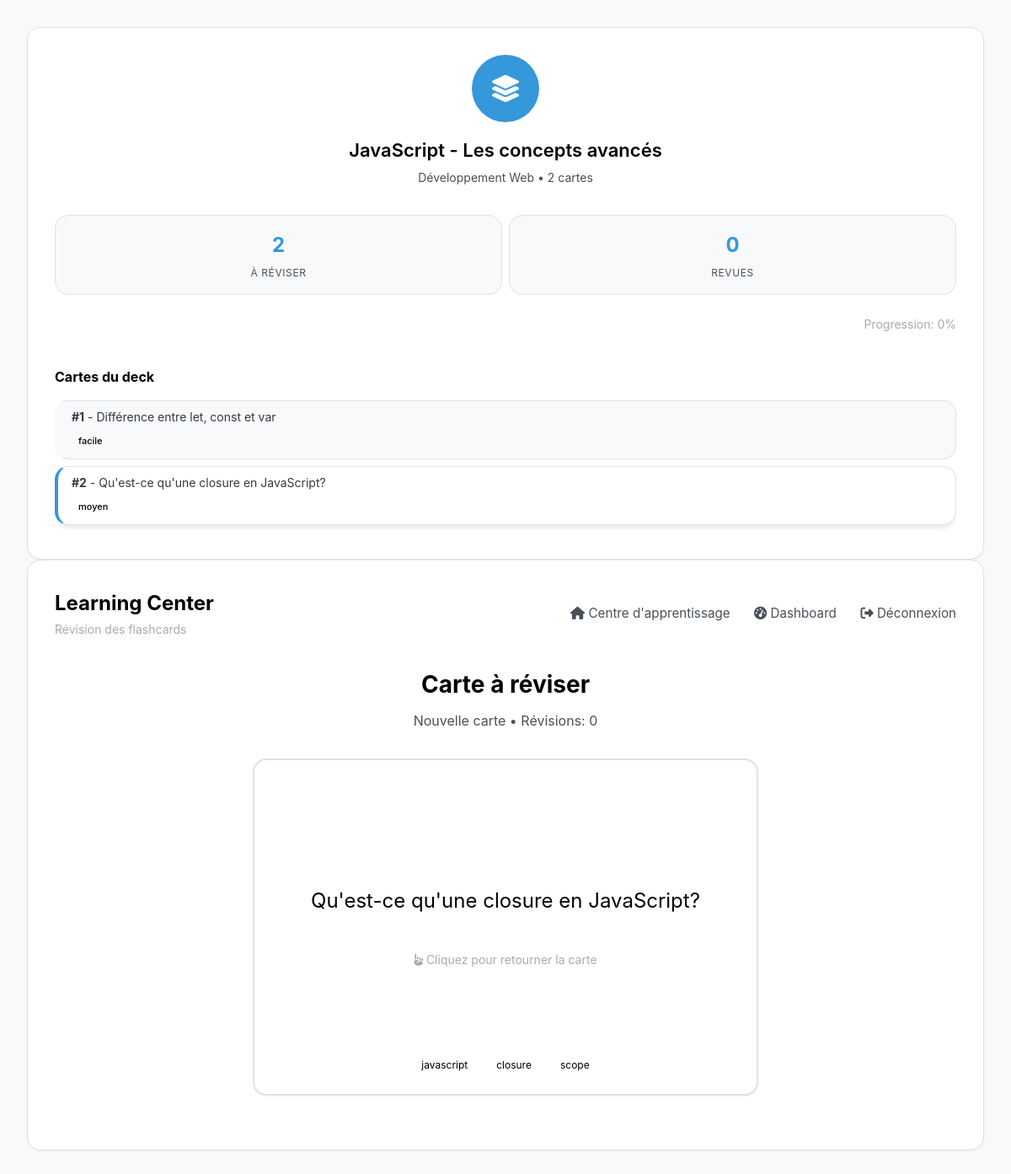
Page /flashcards.php?deck_id=1 (signed in) on the committed database.
### tables this page shows
CREATE TABLE `decks` (
  `id_deck` int NOT NULL,
  `createur_id` int NOT NULL,
  `matiere_id` int DEFAULT NULL,
  `titre` varchar(200) NOT NULL,
  `description` text,
  `niveau` enum('debutant','intermediaire','avance') DEFAULT 'intermediaire',
  `est_public` tinyint(1) DEFAULT '0',
  `est_certifie` tinyint(1) DEFAULT '0',
  `nombre_cartes` int DEFAULT '0',
  `nombre_revisions` int DEFAULT '0',
  `popularite` int DEFAULT '0',
  `created_at` timestamp NULL DEFAULT CURRENT_TIMESTAMP,
  `updated_at` timestamp NULL DEFAULT CURRENT_TIMESTAMP ON UPDATE CURRENT_TIMESTAMP
);

CREATE TABLE `matieres` (
  `id_matiere` int NOT NULL,
  `code` varchar(20) NOT NULL,
  `nom` varchar(150) NOT NULL,
  `description` text,
  `filiere` enum('business','technology','commun') DEFAULT 'commun',
  `couleur_hex` varchar(7) DEFAULT '#3498db',
  `est_active` tinyint(1) DEFAULT '1'
);

CREATE TABLE `flashcards` (
  `id_flashcard` int NOT NULL,
  `deck_id` int NOT NULL,
  `recto` text NOT NULL,
  `verso` text NOT NULL,
  `explication` text,
  `difficulte` enum('facile','moyen','difficile') DEFAULT 'moyen',
  `tags` varchar(255) DEFAULT NULL,
  `nombre_revisions` int DEFAULT '0',
  `taux_reussite` decimal(5,2) DEFAULT '0.00',
  `prochaine_revision` date DEFAULT NULL,
  `intervalle_revision` int DEFAULT '1',
  `created_at` timestamp NULL DEFAULT CURRENT_TIMESTAMP,
  `updated_at` timestamp NULL DEFAULT CURRENT_TIMESTAMP ON UPDATE CURRENT_TIMESTAMP,
  `date_derniere_revision` datetime DEFAULT NULL
);

### flashcards.php (the view, shortened to what this page needs)
<?php
require_once 'config/database.php';
$user_id = $_SESSION['user_id'];
$deck_id = $_GET['deck_id'] ?? 0;
$stmt = $pdo->prepare("SELECT d.*, m.nom as matiere_nom, m.couleur_hex
                       FROM decks d
                       LEFT JOIN matieres m ON d.matiere_id = m.id_matiere
                       WHERE d.id_deck = ? AND (d.createur_id = ? OR d.est_public = 1)");
$stmt->execute([$deck_id, $user_id]);
$deck = $stmt->fetch();
$stmt = $pdo->prepare("SELECT * FROM flashcards
                       WHERE deck_id = ?
                       AND (prochaine_revision IS NULL OR prochaine_revision <= CURDATE())
                       ORDER BY
                         CASE
                           WHEN prochaine_revision IS NULL THEN 0
                           ELSE 1
                         END,
                         prochaine_revision ASC
                       LIMIT 1");
$stmt->execute([$deck_id]);
$current_card = $stmt->fetch();
$stmt = $pdo->prepare("SELECT
                       COUNT(*) as total,
                       SUM(CASE WHEN prochaine_revision <= CURDATE() OR prochaine_revision IS NULL THEN 1 ELSE 0 END) as a_reviser,
                       SUM(CASE WHEN prochaine_revision > CURDATE() THEN 1 ELSE 0 END) as revues
                       FROM flashcards
                       WHERE deck_id = ?");
$stmt->execute([$deck_id]);
$stats = $stmt->fetch();
$stmt = $pdo->prepare("SELECT * FROM flashcards WHERE deck_id = ? ORDER BY difficulte, recto");
$stmt->execute([$deck_id]);
$all_cards = $stmt->fetchAll();
?>
<!DOCTYPE html>
<html lang="fr">
<head>
    <link rel="stylesheet" href="https://cdnjs.cloudflare.com/ajax/libs/font-awesome/6.4.0/css/all.min.css">
</head>
<body>
    <div class="container">
        <div class="sidebar">
            <div class="deck-info">
                <div class="deck-icon">
                    <i class="fas fa-layer-group"></i>
                </div>
                <h2 class="deck-title"><?= htmlspecialchars($deck['titre']) ?></h2>
                <div class="deck-meta">
                    <?php if ($deck['matiere_nom']): ?>
                        <span><?= htmlspecialchars($deck['matiere_nom']) ?></span> •
                    <?php endif; ?>
                    <span><?= $stats['total'] ?> cartes</span>
                </div>
            </div>
            <div class="stats-grid">
                <div class="stat-card">
                    <div class="stat-number"><?= $stats['a_reviser'] ?? 0 ?></div>
                    <div class="stat-label">À réviser</div>
                </div>
                <div class="stat-card">
                    <div class="stat-number"><?= $stats['revues'] ?? 0 ?></div>
                    <div class="stat-label">Revues</div>
                </div>
            </div>
            <div class="progress-text">
                Progression: <?= $stats['total'] > 0 ? round(($stats['total'] - $stats['a_reviser']) / $stats['total'] * 100) : 0 ?>%
            </div>
            <div class="progress-bar">
            </div>
            <h3 style="margin-bottom: 15px; font-size: 16px;">Cartes du deck</h3>
            <div class="card-list">
                <?php foreach ($all_cards as $index => $card): ?>
                    <div class="card-item <?= $current_card && $card['id_flashcard'] == $current_card['id_flashcard'] ? 'active' : '' ?>"
                         onclick="loadCard(<?= $card['id_flashcard'] ?>)">
                        <div class="card-preview">
                            <strong>#<?= $index + 1 ?></strong> - <?= htmlspecialchars(substr($card['recto'], 0, 50)) . (strlen($card['recto']) > 50 ? '...' : '') ?>
                        </div>
                        <div class="card-difficulty difficulty-<?= $card['difficulte'] ?>">
                            <?= $card['difficulte'] ?>
                        </div>
                    </div>
                <?php endforeach; ?>
            </div>
        </div>
        <div class="main-content">
            <div class="header">
                <div>
                    <h1 style="font-size: 24px;">Learning Center</h1>
                    <p style="color: #aaa; font-size: 14px;">Révision des flashcards</p>
                </div>
                <div class="nav-links">
                    <a href="learning-center.php"><i class="fas fa-home"></i> Centre d'apprentissage</a>
                    <a href="dashboard.php"><i class="fas fa-tachometer-alt"></i> Dashboard</a>
                    <a href="logout.php"><i class="fas fa-sign-out-alt"></i> Déconnexion</a>
                </div>
            </div>
            <div class="review-container">
                <?php if (!$current_card): ?>
                    <div class="no-cards">
                        <div class="no-cards-icon">
                            <i class="fas fa-trophy"></i>
                        </div>
                        <h2 style="margin-bottom: 15px;">Félicitations !</h2>
                        <p style="color: #aaa; margin-bottom: 30px; max-width: 500px;">
                            Vous avez révisé toutes les cartes de ce deck pour aujourd'hui.
                            La prochaine révision est programmée pour le
                            <?php if ($all_cards):
                                $next_date = min(array_column($all_cards, 'prochaine_revision'));
                                echo date('d/m/Y', strtotime($next_date));
                            endif; ?>
                        </p>
                        <a href="learning-center.php" style="
                            display: inline-block;
                            background: var(--primary);
                            color: white;
                            padding: 12px 30px;
                            border-radius: 12px;
                            text-decoration: none;
                            font-weight: 600;
                        ">
                            <i class="fas fa-arrow-left"></i> Retour au Learning Center
                        </a>
                    </div>
                <?php else: ?>
                    <div class="review-header">
                        <h2 class="review-title">Carte à réviser</h2>
                        <p class="review-subtitle">
                            <?php if ($current_card['prochaine_revision']): ?>
                                Prochaine révision prévue: <?= date('d/m/Y', strtotime($current_card['prochaine_revision'])) ?>
                            <?php else: ?>
                                Nouvelle carte
                            <?php endif; ?>
                            • Révisions: <?= $current_card['nombre_revisions'] ?>
                        </p>
                    </div>
                    <div class="flashcard" onclick="flipCard()">
                        <div class="card-inner" id="cardInner">
                            <div class="card-front">
                                <div class="card-content" id="cardFront">
                                    <?= nl2br(htmlspecialchars($current_card['recto'])) ?>
                                </div>
                                <div class="hint">
                                    <i class="fas fa-hand-point-up"></i> Cliquez pour retourner la carte
                                </div>
                                <?php if ($current_card['tags']): ?>
                                    <div class="card-tags">
                                        <?php
                                        $tags = explode(',', $current_card['tags']);
                                        foreach ($tags as $tag):
                                        ?>
                                            <span class="tag"><?= trim($tag) ?></span>
                                        <?php endforeach; ?>
                                    </div>
                                <?php endif; ?>
                            </div>
                            <div class="card-back">
                                <div class="card-content" id="cardBack">
                                </div>
                                <?php if ($current_card['explication']): ?>
                                    <div style="
                                        margin-top: 20px;
                                        padding: 15px;
                                        background: rgba(255,255,255,0.05);
                                        border-radius: 10px;
                                        font-size: 16px;
                                        color: #ddd;
                                        text-align: left;
                                        width: 100%;
                                    ">
                                        <strong>Explication:</strong> <?= nl2br(htmlspecialchars($current_card['explication'])) ?>
                                    </div>
                                <?php endif; ?>
                                <div class="hint">
                                </div>
                            </div>
                        </div>
                    </div>
                <?php endif; ?>
            </div>
        </div>
    </div>
</body>
</html>

### rows in the picture
decks: titre "JavaScript - Les concepts avancés", matiere.nom "Développement Web"
flashcards: recto "Différence entre let, const et var", difficulte "facile"
flashcards: recto "Qu'est-ce qu'une closure en JavaScript?", difficulte "moyen", nombre_revisions "0", tags "javascript", tags "closure", tags "scope"

### other values in the picture
$stats['total'] "2"
$stats['a_reviser'] "2"
$stats['revues'] "0"
